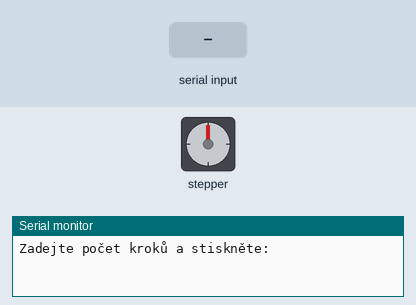
Bench run of a sketch on a simulated Arduino Uno, built with avr-gcc and run on an emulated ATmega328P. On the bench: stepper motor, the last lines printed to the serial monitor. The test bench sets the inputs (shaded band). Stepper angles assume 100 steps per turn.

Above: at 1.2 s.
1.3 s: "90,45\n" received over Serial
At 3.7 s:
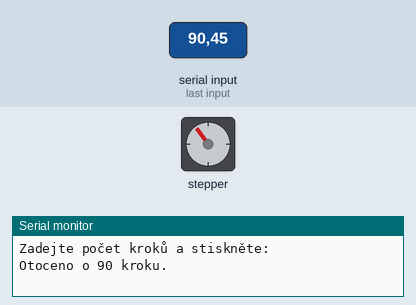
4.3 s: "30,150\n" received over Serial
At 6.0 s:
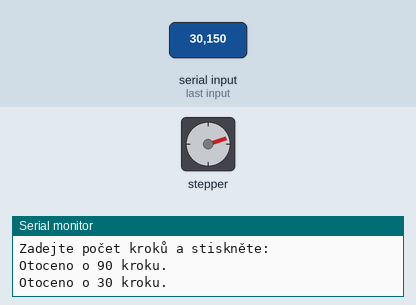
6.4 s: "5\n" received over Serial
At 7.3 s:
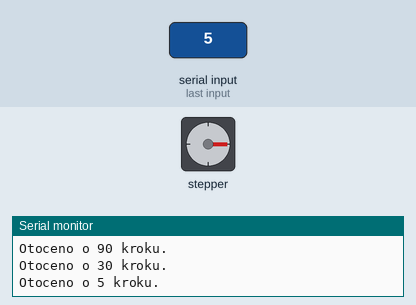
7.9 s: "90\n" received over Serial
At 10.6 s:
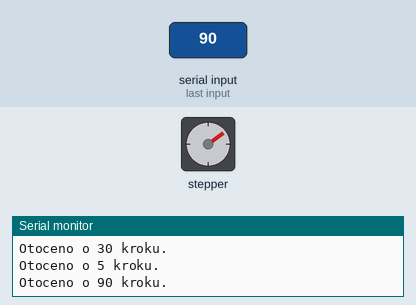
10.9 s: "200\n" received over Serial
At 11.35 s:
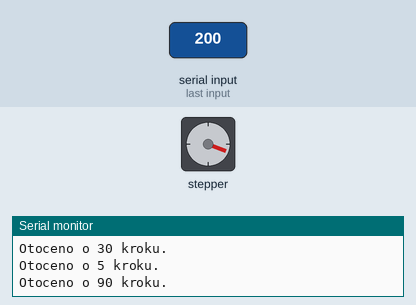
Timing chart, 0 to 16.4 s (numbered marks = the images above; inputs shaded):
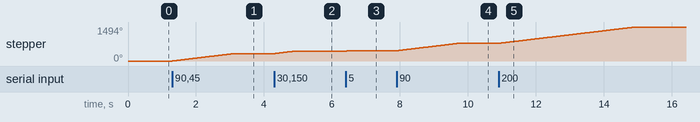

The sketch:

STEPR.ino
```cpp
#include <Stepper.h>

const int stepsPerRevolution = 100;

Stepper myStepper(stepsPerRevolution, 2, 3, 4, 5);

void setup() {
	Serial.begin(9600);
	myStepper.setSpeed(30);
	Serial.println("Zadejte počet kroků a stiskněte:");
}

void loop() {
	if (Serial.available()) {
		String input = Serial.readStringUntil('\n');
		int steps = input.toInt();
		myStepper.step(steps);
		Serial.print("Otoceno o ");
		Serial.print(steps);
		Serial.println(" kroku.");
	}
}
```

Measured:
- after the input at 1.3 s, stepper: turns 324° clockwise in 1.8 s, starting at once
- after the input at 4.3 s, stepper: turns 108° clockwise in 0.58 s, starting at once
- after the input at 6.4 s, stepper: turns 18° clockwise, starting at once
- after the input at 7.9 s, stepper: turns 324° clockwise in 1.8 s, starting at once
- after the input at 10.9 s, stepper: turns 720° clockwise in 4.0 s, starting at once
